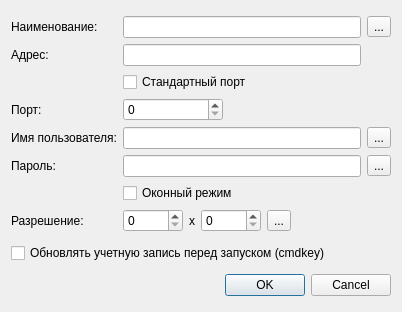
<?xml version="1.0" encoding="UTF-8"?>
<ui version="4.0">
 <class>DialogMstsc</class>
 <widget class="QDialog" name="DialogMstsc">
  <property name="geometry">
   <rect>
    <x>0</x>
    <y>0</y>
    <width>402</width>
    <height>312</height>
   </rect>
  </property>
  <property name="windowTitle">
   <string>Удаленный рабочий стол</string>
  </property>
  <layout class="QGridLayout" name="gridLayout_2">
   <item row="2" column="0">
    <widget class="QDialogButtonBox" name="buttonBox">
     <property name="orientation">
      <enum>Qt::Horizontal</enum>
     </property>
     <property name="standardButtons">
      <set>QDialogButtonBox::Cancel|QDialogButtonBox::Ok</set>
     </property>
    </widget>
   </item>
   <item row="0" column="0">
    <layout class="QGridLayout" name="gridLayout">
     <item row="2" column="2">
      <widget class="QLineEdit" name="txtAddress"/>
     </item>
     <item row="6" column="3">
      <widget class="QToolButton" name="btnView">
       <property name="text">
        <string>...</string>
       </property>
       <property name="icon">
        <iconset resource="pm_resurses.qrc">
         <normaloff>:/img/viewPwd1.svg</normaloff>:/img/viewPwd1.svg</iconset>
       </property>
       <property name="checkable">
        <bool>true</bool>
       </property>
      </widget>
     </item>
     <item row="6" column="0">
      <widget class="QLabel" name="label_5">
       <property name="text">
        <string>Пароль:</string>
       </property>
      </widget>
     </item>
     <item row="1" column="0">
      <widget class="QLabel" name="label">
       <property name="text">
        <string>Наименование:</string>
       </property>
      </widget>
     </item>
     <item row="1" column="2">
      <widget class="QLineEdit" name="txtName"/>
     </item>
     <item row="3" column="2">
      <widget class="QCheckBox" name="chkDefaultPort">
       <property name="text">
        <string>Стандартный порт</string>
       </property>
      </widget>
     </item>
     <item row="5" column="2">
      <widget class="QLineEdit" name="txtUserName"/>
     </item>
     <item row="4" column="2">
      <widget class="QSpinBox" name="spinPort">
       <property name="maximumSize">
        <size>
         <width>100</width>
         <height>16777215</height>
        </size>
       </property>
       <property name="maximum">
        <number>9999</number>
       </property>
      </widget>
     </item>
     <item row="6" column="2">
      <widget class="QLineEdit" name="txtPassword">
       <property name="echoMode">
        <enum>QLineEdit::Password</enum>
       </property>
      </widget>
     </item>
     <item row="5" column="0">
      <widget class="QLabel" name="label_4">
       <property name="text">
        <string>Имя пользователя:</string>
       </property>
      </widget>
     </item>
     <item row="4" column="0">
      <widget class="QLabel" name="label_3">
       <property name="text">
        <string>Порт:</string>
       </property>
      </widget>
     </item>
     <item row="8" column="2">
      <widget class="QCheckBox" name="chkWindowMode">
       <property name="text">
        <string>Оконный режим</string>
       </property>
      </widget>
     </item>
     <item row="2" column="0">
      <widget class="QLabel" name="label_2">
       <property name="text">
        <string>Адрес:</string>
       </property>
      </widget>
     </item>
     <item row="9" column="0">
      <widget class="QLabel" name="label_7">
       <property name="text">
        <string>Разрешение:</string>
       </property>
      </widget>
     </item>
     <item row="9" column="2">
      <layout class="QHBoxLayout" name="horizontalLayout">
       <item>
        <widget class="QSpinBox" name="spinX">
         <property name="minimumSize">
          <size>
           <width>60</width>
           <height>0</height>
          </size>
         </property>
         <property name="maximum">
          <number>9999</number>
         </property>
        </widget>
       </item>
       <item>
        <widget class="QLabel" name="label_6">
         <property name="text">
          <string>x</string>
         </property>
        </widget>
       </item>
       <item>
        <widget class="QSpinBox" name="spinY">
         <property name="minimumSize">
          <size>
           <width>60</width>
           <height>0</height>
          </size>
         </property>
         <property name="maximum">
          <number>9999</number>
         </property>
        </widget>
       </item>
       <item>
        <widget class="QToolButton" name="btnSelectScreenSize">
         <property name="text">
          <string>...</string>
         </property>
         <property name="checkable">
          <bool>true</bool>
         </property>
         <property name="autoRepeat">
          <bool>false</bool>
         </property>
         <property name="autoExclusive">
          <bool>false</bool>
         </property>
         <property name="popupMode">
          <enum>QToolButton::InstantPopup</enum>
         </property>
         <property name="toolButtonStyle">
          <enum>Qt::ToolButtonFollowStyle</enum>
         </property>
         <property name="autoRaise">
          <bool>false</bool>
         </property>
         <property name="arrowType">
          <enum>Qt::NoArrow</enum>
         </property>
        </widget>
       </item>
       <item>
        <spacer name="horizontalSpacer">
         <property name="orientation">
          <enum>Qt::Horizontal</enum>
         </property>
         <property name="sizeHint" stdset="0">
          <size>
           <width>40</width>
           <height>20</height>
          </size>
         </property>
        </spacer>
       </item>
      </layout>
     </item>
     <item row="1" column="3">
      <widget class="QToolButton" name="btnSelectHost">
       <property name="toolTip">
        <string>Выбор хоста</string>
       </property>
       <property name="text">
        <string>...</string>
       </property>
       <property name="icon">
        <iconset resource="pm_resurses.qrc">
         <normaloff>:/img/desktop.svg</normaloff>:/img/desktop.svg</iconset>
       </property>
      </widget>
     </item>
     <item row="5" column="3">
      <widget class="QToolButton" name="btnSelectUserName">
       <property name="toolTip">
        <string>Выбор пользователя</string>
       </property>
       <property name="text">
        <string>...</string>
       </property>
       <property name="icon">
        <iconset resource="pm_resurses.qrc">
         <normaloff>:/img/activeUesers.png</normaloff>:/img/activeUesers.png</iconset>
       </property>
      </widget>
     </item>
    </layout>
   </item>
   <item row="1" column="0">
    <widget class="QCheckBox" name="chkEnableCmdKey">
     <property name="text">
      <string>Обновлять учетную запись перед запуском (cmdkey)</string>
     </property>
    </widget>
   </item>
  </layout>
 </widget>
 <resources>
  <include location="pm_resurses.qrc"/>
 </resources>
 <connections>
  <connection>
   <sender>buttonBox</sender>
   <signal>accepted()</signal>
   <receiver>DialogMstsc</receiver>
   <slot>accept()</slot>
   <hints>
    <hint type="sourcelabel">
     <x>248</x>
     <y>254</y>
    </hint>
    <hint type="destinationlabel">
     <x>157</x>
     <y>274</y>
    </hint>
   </hints>
  </connection>
  <connection>
   <sender>buttonBox</sender>
   <signal>rejected()</signal>
   <receiver>DialogMstsc</receiver>
   <slot>reject()</slot>
   <hints>
    <hint type="sourcelabel">
     <x>316</x>
     <y>260</y>
    </hint>
    <hint type="destinationlabel">
     <x>286</x>
     <y>274</y>
    </hint>
   </hints>
  </connection>
 </connections>
</ui>
